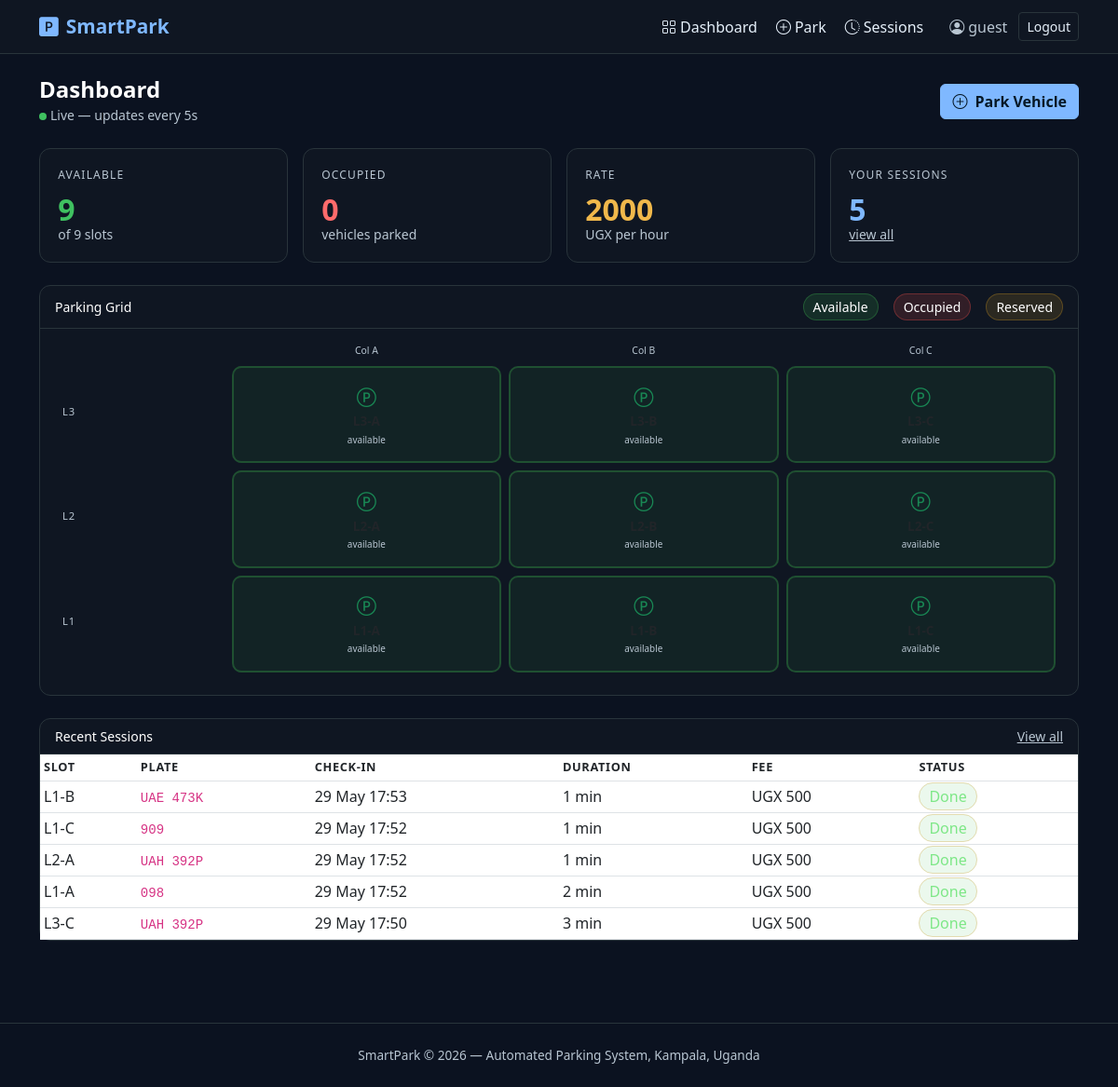
Page /dashboard/ (signed in) on the committed database.
### parking/models.py (models this page shows, shortened)
class ParkingSlot(models.Model):
    LEVEL_CHOICES = [(1, 'Level 1'), (2, 'Level 2'), (3, 'Level 3')]
    COLUMN_CHOICES = [(1, 'Column A'), (2, 'Column B'), (3, 'Column C')]
    STATUS_CHOICES = [
        ('available', 'Available'),
        ('occupied', 'Occupied'),
        ('reserved', 'Reserved'),
        ('maintenance', 'Maintenance'),
    ]
    level = models.IntegerField(choices=LEVEL_CHOICES)
    column = models.IntegerField(choices=COLUMN_CHOICES)
    slot_number = models.CharField(max_length=10, unique=True)
    status = models.CharField(max_length=20, choices=STATUS_CHOICES, default='available')
    last_updated = models.DateTimeField(auto_now=True)
    class Meta:
        ordering = ['level', 'column']
    @property
    def display_name(self):
        cols = {1: 'A', 2: 'B', 3: 'C'}
        return f"L{self.level}-{cols[self.column]}"

class ParkingSession(models.Model):
    STATUS_CHOICES = [
        ('active', 'Active'),
        ('completed', 'Completed'),
        ('cancelled', 'Cancelled'),
    ]
    session_id = models.UUIDField(default=uuid.uuid4, unique=True, editable=False)
    user = models.ForeignKey(User, on_delete=models.CASCADE, related_name='sessions')
    slot = models.ForeignKey(ParkingSlot, on_delete=models.CASCADE, related_name='sessions')
    vehicle_plate = models.CharField(max_length=20)
    check_in = models.DateTimeField(default=timezone.now)
    check_out = models.DateTimeField(null=True, blank=True)
    status = models.CharField(max_length=20, choices=STATUS_CHOICES, default='active')
    created_at = models.DateTimeField(auto_now_add=True)
    class Meta:
        ordering = ['-check_in']
    @property
    def duration_minutes(self):
        end = self.check_out or timezone.now()
        delta = end - self.check_in
        return max(int(delta.total_seconds() / 60), 1)
    @property
    def fee_ugx(self):
        from django.conf import settings
        rate = getattr(settings, 'PARKING_RATE_UGX', 2000)
        hours = max(self.duration_minutes / 60, 0.25)
        return round(hours * rate)

### parking/views.py (the view)
# urls.py: path('dashboard/', views.dashboard, name='dashboard'),
@login_required
def dashboard(request):
    slots = ParkingSlot.objects.all().order_by('level', 'column')
    active_session = ParkingSession.objects.filter(user=request.user, status='active').first()
    recent_sessions = ParkingSession.objects.filter(user=request.user).order_by('-check_in')[:5]
    available_count = slots.filter(status='available').count()
    occupied_count = slots.filter(status='occupied').count()
    context = {
        'slots': slots,
        'active_session': active_session,
        'recent_sessions': recent_sessions,
        'available_count': available_count,
        'occupied_count': occupied_count,
        'total_slots': slots.count(),
        'rate': settings.PARKING_RATE_UGX,
    }
    return render(request, 'parking/dashboard.html', context)

### parking/templates/parking/dashboard.html (shortened to what this page needs)
{% extends 'base.html' %}
{% block content %}
<div class="d-flex justify-content-between align-items-center mb-4">
  <div>
    <h4 class="mb-0 fw-bold">Dashboard</h4>
    <small class="text-muted"><span class="live-dot me-1"></span>Live — updates every 5s</small>
  </div>
  <a href="{% url 'request_parking' %}" class="btn btn-primary"><i class="bi bi-plus-circle me-2"></i>Park Vehicle</a>
</div>
<div class="row g-3 mb-4">
  <div class="col-6 col-md-3">
    <div class="stat-card">
      <div class="section-title">Available</div>
      <div class="stat-number" style="color:var(--sp-green);" id="stat-available">{{ available_count }}</div>
      <div class="text-muted small">of {{ total_slots }} slots</div>
    </div>
  </div>
  <div class="col-6 col-md-3">
    <div class="stat-card">
      <div class="section-title">Occupied</div>
      <div class="stat-number" style="color:var(--sp-red);" id="stat-occupied">{{ occupied_count }}</div>
      <div class="text-muted small">vehicles parked</div>
    </div>
  </div>
  <div class="col-6 col-md-3">
    <div class="stat-card">
      <div class="section-title">Rate</div>
      <div class="stat-number" style="color:var(--sp-amber);">{{ rate|floatformat:0 }}</div>
      <div class="text-muted small">UGX per hour</div>
    </div>
  </div>
  <div class="col-6 col-md-3">
    <div class="stat-card">
      <div class="section-title">Your Sessions</div>
      <div class="stat-number" style="color:var(--sp-accent);">{{ recent_sessions|length }}</div>
      <div class="text-muted small"><a href="{% url 'my_sessions' %}" class="text-muted">view all</a></div>
    </div>
  </div>
</div>
<div class="card mb-4">
  <div class="card-header d-flex justify-content-between align-items-center py-2 px-3">
    <span class="fw-600 small">Parking Grid</span>
    <div class="d-flex gap-3 align-items-center">
      <span class="badge-available small">Available</span>
      <span class="badge-occupied small">Occupied</span>
      <span class="badge-reserved small">Reserved</span>
    </div>
  </div>
  <div class="card-body p-3">
    <div class="row mb-1 px-2">
      <div class="col-2"></div>
      <div class="col-10">
        <div class="row g-2">
          <div class="col-4 col-label">Col A</div>
          <div class="col-4 col-label">Col B</div>
          <div class="col-4 col-label">Col C</div>
        </div>
      </div>
    </div>
    {% for level in "321" %}
    <div class="row align-items-center mb-2 px-2">
      <div class="col-2">
        <div class="level-label">L{{ level }}</div>
      </div>
      <div class="col-10">
        <div class="row g-2" id="level-{{ level }}">
          {% for slot in slots %}
            {% if slot.level|stringformat:"s" == level %}
            <div class="col-4">
              <div class="slot-card {{ slot.status }}"
                   id="slot-{{ slot.id }}"
                   data-slot-id="{{ slot.id }}"
                   {% if slot.status == 'available' %}
                   onclick="window.location.href='{% url 'request_parking' %}?slot={{ slot.id }}'"
                   title="Click to park here"
                   {% endif %}>
                <div style="font-size:1.3rem;">
                  {% if slot.status == 'available' %}<i class="bi bi-p-circle text-success"></i>
                  {% elif slot.status == 'occupied' %}<i class="bi bi-car-front" style="color:var(--sp-red)"></i>
                  {% elif slot.status == 'reserved' %}<i class="bi bi-hourglass-split" style="color:var(--sp-amber)"></i>
                  {% else %}<i class="bi bi-tools" style="color:var(--sp-muted)"></i>{% endif %}
                </div>
                <div class="slot-name">{{ slot.display_name }}</div>
                <div class="slot-status-text" style="color:var(--sp-muted)">{{ slot.status }}</div>
              </div>
            </div>
            {% endif %}
          {% endfor %}
        </div>
      </div>
    </div>
    {% endfor %}
  </div>
</div>
{% if recent_sessions %}
<div class="card">
  <div class="card-header py-2 px-3 d-flex justify-content-between">
    <span class="fw-600 small">Recent Sessions</span>
    <a href="{% url 'my_sessions' %}" class="text-muted small">View all</a>
  </div>
  <div class="card-body p-0">
    <div class="table-responsive">
      <table class="table table-sm mb-0">
        <thead><tr><th>Slot</th><th>Plate</th><th>Check-in</th><th>Duration</th><th>Fee</th><th>Status</th></tr></thead>
        <tbody>
        {% for s in recent_sessions %}
        <tr>
          <td>{{ s.slot.display_name }}</td>
          <td><code>{{ s.vehicle_plate }}</code></td>
          <td>{{ s.check_in|date:"d M H:i" }}</td>
          <td>{{ s.duration_minutes }} min</td>
          <td>UGX {{ s.fee_ugx|floatformat:0 }}</td>
          <td>
            {% if s.status == 'active' %}<span class="badge-available">Active</span>
            {% elif s.status == 'completed' %}<span class="badge-reserved" style="color:#7ee787;background:rgba(63,185,80,.1)">Done</span>
            {% else %}<span class="text-muted small">{{ s.status }}</span>{% endif %}
          </td>
        </tr>
        {% endfor %}
        </tbody>
      </table>
    </div>
  </div>
</div>
{% endif %}
{% endblock %}

### smartpark/templates/base.html (shortened to what this page needs)
<!DOCTYPE html>
<html lang="en">
<head>
  <link href="https://cdn.jsdelivr.net/npm/bootstrap@5.3.0/dist/css/bootstrap.min.css" rel="stylesheet">
  <link href="https://cdn.jsdelivr.net/npm/bootstrap-icons@1.11.0/font/bootstrap-icons.css" rel="stylesheet">
</head>
<body>
<nav class="navbar navbar-expand-lg sticky-top">
  <div class="container">
    <a class="navbar-brand" href="{% url 'home' %}"><i class="bi bi-p-square-fill me-2"></i>SmartPark</a>
    <div class="collapse navbar-collapse" id="nav">
      <ul class="navbar-nav ms-auto align-items-lg-center gap-1">
        {% if user.is_authenticated %}
        <li class="nav-item"><a class="nav-link" href="{% url 'dashboard' %}"><i class="bi bi-grid me-1"></i>Dashboard</a></li>
        <li class="nav-item"><a class="nav-link" href="{% url 'request_parking' %}"><i class="bi bi-plus-circle me-1"></i>Park</a></li>
        <li class="nav-item"><a class="nav-link" href="{% url 'my_sessions' %}"><i class="bi bi-clock-history me-1"></i>Sessions</a></li>
        <li class="nav-item ms-2"><span class="nav-link text-muted small"><i class="bi bi-person-circle me-1"></i>{{ user.username }}</span></li>
        <li class="nav-item"><a class="btn btn-outline-light btn-sm" href="{% url 'logout' %}">Logout</a></li>
        {% else %}
        <li class="nav-item"><a class="nav-link" href="{% url 'login' %}">Login</a></li>
        <li class="nav-item"><a class="btn btn-primary btn-sm ms-2" href="{% url 'register' %}">Sign Up</a></li>
        {% endif %}
      </ul>
    </div>
  </div>
</nav>
<div class="container py-4">
  {% block content %}{% endblock %}
</div>
<footer><div class="container text-center">SmartPark &copy; 2026 — Automated Parking System, Kampala, Uganda</div></footer>
</body>
</html>

### smartpark/templates/base.html (style rules this page uses)
:root { --sp-dark: #0b1220; --sp-card: #0f1622; --sp-border: #29343b; --sp-accent: #7fb8ff; --sp-green: #3fc160; --sp-red: #ff6b6b; --sp-amber: #f0b84b; --sp-text: #e6f0fa; --sp-muted: #b9c6d2; }
body { background:var(--sp-dark);color:var(--sp-text);font-family:'Segoe UI',system-ui,sans-serif;min-height:100vh; }
.navbar { background:var(--sp-card)!important;border-bottom:1px solid var(--sp-border); }
.navbar-brand { color:var(--sp-accent)!important;font-weight:700;font-size:1.3rem; }
.nav-link { color:var(--sp-text)!important; }
.card { background:var(--sp-card);border:1px solid var(--sp-border);border-radius:12px; }
.card-header { background:transparent;border-bottom:1px solid var(--sp-border); }
.btn-primary { background:var(--sp-accent);border-color:var(--sp-accent);color:#061826;font-weight:600; }
.btn-outline-light { border-color:var(--sp-border);color:var(--sp-text); }
.table { color:var(--sp-text); }
.table>thead { color:var(--sp-muted);font-size:.8rem;text-transform:uppercase;letter-spacing:.05em; }
.badge-available { background:rgba(63,185,80,.15);color:var(--sp-green);border:1px solid rgba(63,185,80,.3);padding:3px 10px;border-radius:20px; }
.badge-occupied { background:rgba(248,81,73,.15);color:var(--sp-red);border:1px solid rgba(248,81,73,.3);padding:3px 10px;border-radius:20px; }
.badge-reserved { background:rgba(210,153,34,.15);color:var(--sp-amber);border:1px solid rgba(210,153,34,.3);padding:3px 10px;border-radius:20px; }
.slot-card { transition:all .2s;border:2px solid transparent;border-radius:10px;display:flex;flex-direction:column;align-items:center;justify-content:center;padding:16px 8px;position:relative;min-height:90px; }
.slot-card.available { background:rgba(63,185,80,.08);border-color:rgba(63,185,80,.3);cursor:pointer; }
.stat-card { background:var(--sp-card);border:1px solid var(--sp-border);border-radius:12px;padding:1.2rem; }
.stat-number { font-size:2rem;font-weight:700;line-height:1; }
.live-dot { width:8px;height:8px;border-radius:50%;background:var(--sp-green);display:inline-block;animation:pulse 2s infinite; }
.section-title { font-size:.75rem;text-transform:uppercase;letter-spacing:.1em;color:var(--sp-muted);margin-bottom:.75rem; }
footer { border-top:1px solid var(--sp-border);margin-top:4rem;padding:1.5rem 0;color:var(--sp-muted);font-size:.85rem; }
h1,h2,h3,h4,h5,h6 { color:#ffffff!important; }
.text-muted { color:#b9c6d2!important; }
small,.small { color:#ffffff; }

### parking/templates/parking/dashboard.html (style rules this page uses)
.level-label { font-size:.7rem;color:var(--sp-muted);text-transform:uppercase;letter-spacing:.08em;margin-bottom:.4rem; }
.col-label { font-size:.65rem;color:var(--sp-muted);text-align:center;margin-bottom:.25rem; }
.slot-name { font-weight:700;font-size:.85rem; }
.slot-status-text { font-size:.62rem;margin-top:2px; }

### rows in the picture
ParkingSlot: status "available"
ParkingSlot: status "available"
ParkingSlot: status "available"
ParkingSlot: status "available"
ParkingSlot: status "available"
ParkingSlot: status "available"
ParkingSlot: status "available"
ParkingSlot: status "available"
ParkingSlot: status "available"
ParkingSession: slot.display_name "L1-B", vehicle_plate "UAE 473K", check_in "29 May 17:53", duration_minutes "1", fee_ugx "500", status "Done"
ParkingSession: slot.display_name "L1-C", vehicle_plate "909", check_in "29 May 17:52", duration_minutes "1", fee_ugx "500", status "Done"
ParkingSession: slot.display_name "L2-A", vehicle_plate "UAH 392P", check_in "29 May 17:52", duration_minutes "1", fee_ugx "500", status "Done"
ParkingSession: slot.display_name "L1-A", vehicle_plate "098", check_in "29 May 17:52", duration_minutes "2", fee_ugx "500", status "Done"
ParkingSession: slot.display_name "L3-C", vehicle_plate "UAH 392P", check_in "29 May 17:50", duration_minutes "3", fee_ugx "500", status "Done"

### other values in the picture
{{ user.username }} "guest"
{{ available_count }} "9"
{{ total_slots }} "9"
{{ occupied_count }} "0"
{{ rate|floatformat:0 }} "2000"
{{ recent_sessions|length }} "5"
{{ level }} "3" "2" "1"
